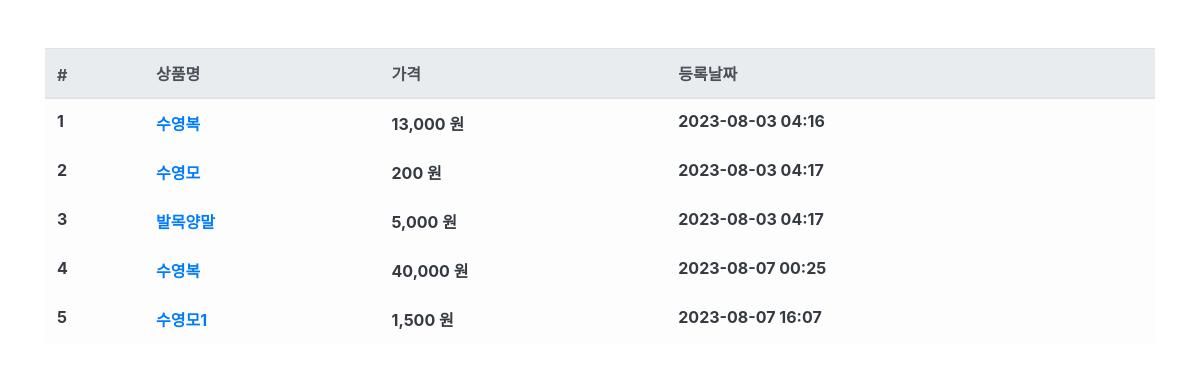
The app's page /product/ with its own data.
### product/models.py (models this page shows, shortened)
class Product(models.Model):
    name=models.CharField(max_length=256, verbose_name='상품명')
    price=models.IntegerField(verbose_name='상품가격')
    description=models.TextField(verbose_name='상품설명')
    stock=models.IntegerField(verbose_name='재고')
    register_date=models.DateTimeField(auto_now_add=True, verbose_name='등록날짜')
    class Meta:
        db_table='bootcampus_product'
        verbose_name='상품'
        verbose_name_plural='상품들'

### product/views.py (the view)
# urls.py: path('product/' ,ProductList.as_view()),
class ProductList(ListView):
    model=Product
    context_object_name='product_list'
    template_name='product.html'

### product/templates/product.html
{% extends "base.html" %}
{% load humanize %}
{% block contents %}
<div class="row mt-5">
    <div class="col-12">
      <table class="table table-light">
        <thead class="thead-light">
          <tr>
            <th scope="col">#</th>
            <th scope="col">상품명</th>
            <th scope="col">가격</th>
            <th scope="col">등록날짜</th>
          </tr>
        </thead>
        <tbody class="text-dark">
          {% for product in product_list %}
          <tr>
            <th scope="row">{{ product.id }}</th>
            <th><a href="/product/{{ product.id }}">{{ product.name }}</a></th>
            <th>{{ product.price|intcomma}} 원</th>
            <th>{{ product.register_date|date:'Y-m-d H:i' }}</th>
          </tr>
          {% endfor %}
        </tbody>
      </table>
    </div>
  </div>
{% endblock %}

### bcuser/templates/base.html (shortened to what this page needs)
<html>
<head>
        <link rel="stylesheet" href="https://stackpath.bootstrapcdn.com/bootstrap/4.3.1/css/bootstrap.min.css"
>
        <scrip src="https://code.jquery.com/jquery-3.4.1.min.js"></script>
</head>
<body>
        <div class="container">
                {% block contents %}
                {% endblock %}
        </div>
</body>
</html>

### records on screen
Product: id "1", name "수영복", price "13,000", register_date "2023-08-03 04:16"
Product: id "2", name "수영모", price "200", register_date "2023-08-03 04:17"
Product: id "3", name "발목양말", price "5,000", register_date "2023-08-03 04:17"
Product: id "4", name "수영복", price "40,000", register_date "2023-08-07 00:25"
Product: id "5", name "수영모1", price "1,500", register_date "2023-08-07 16:07"
